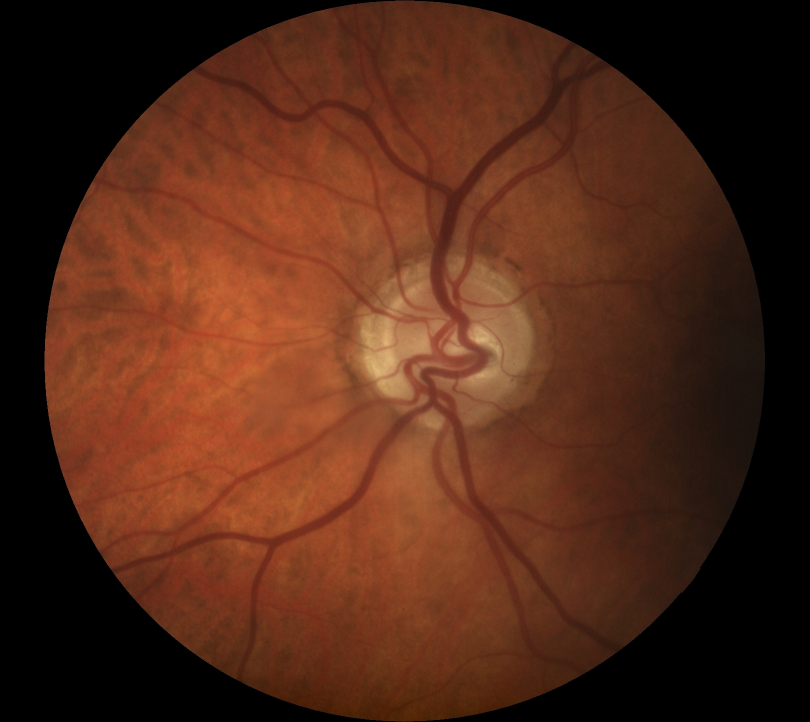
#> input picture MP_RetinalVesselAnalysis/MP_RetinalVesselAnalysis/dummies/Retinal_Images/12.png, 1620 x 1444 px, found by its file name (shown at 1/2 size)
$ python Quadrant.py
#> lines starting #> are read from the running program, lines starting #| are printed output that depends on the picture
import cv2
import matplotlib.pyplot as plt

# Load the retinal fundus image
image = cv2.imread("dummies/Retinal_Images/12.png")
#> image is the input picture: shape (1444, 1620, 3); mean B, G, R 23.4, 40.4, 81.1

# Define the center coordinates of the optic disc
optic_disc_center = (718,666) # Replace x and y with your actual coordinates

# Define the size of each quadrant based on the position of the center of the optic disc
h1 = optic_disc_center[1]
h2 = image.shape[0] - optic_disc_center[1]
#> h2 = 778
w1 = optic_disc_center[0]
w2 = image.shape[1] - optic_disc_center[0]
#> w2 = 902

# Extract the four quadrants of the retinal fundus image
quadrant1 = image[0:h1, 0:w1]
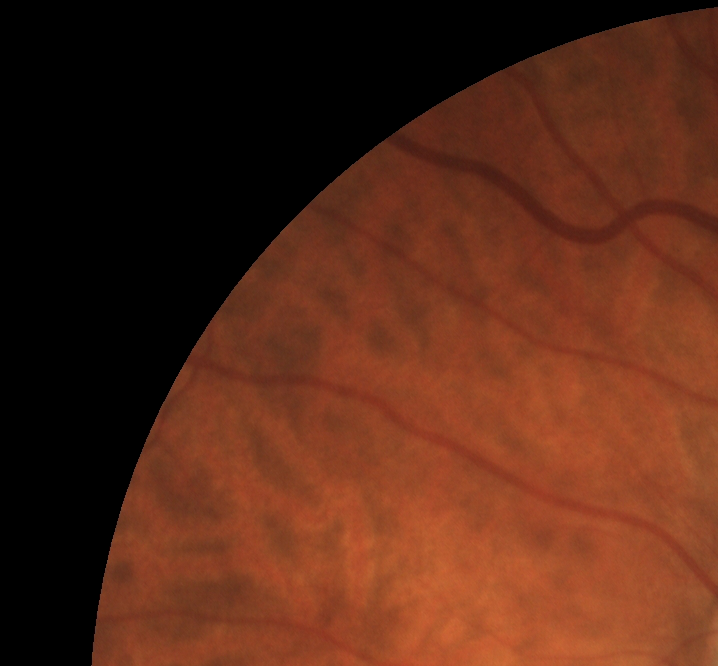
#> quadrant1: shape (666, 718, 3); mean B, G, R 23.1, 40.6, 86.2
quadrant2 = image[0:h1, w1:image.shape[1]]
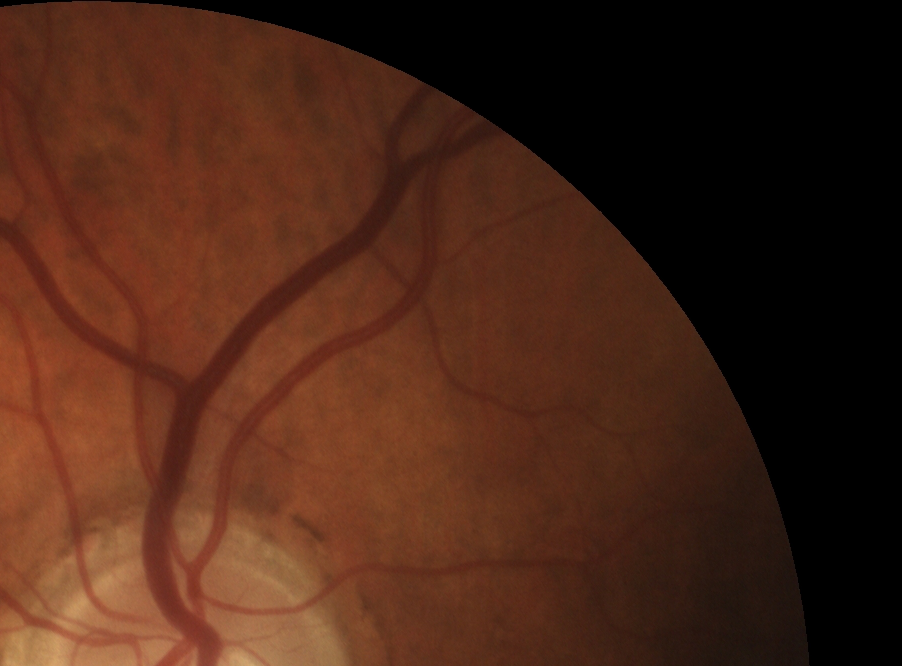
#> quadrant2: shape (666, 902, 3); mean B, G, R 22.7, 37.5, 72.6
quadrant3 = image[h1:image.shape[0], 0:w1]
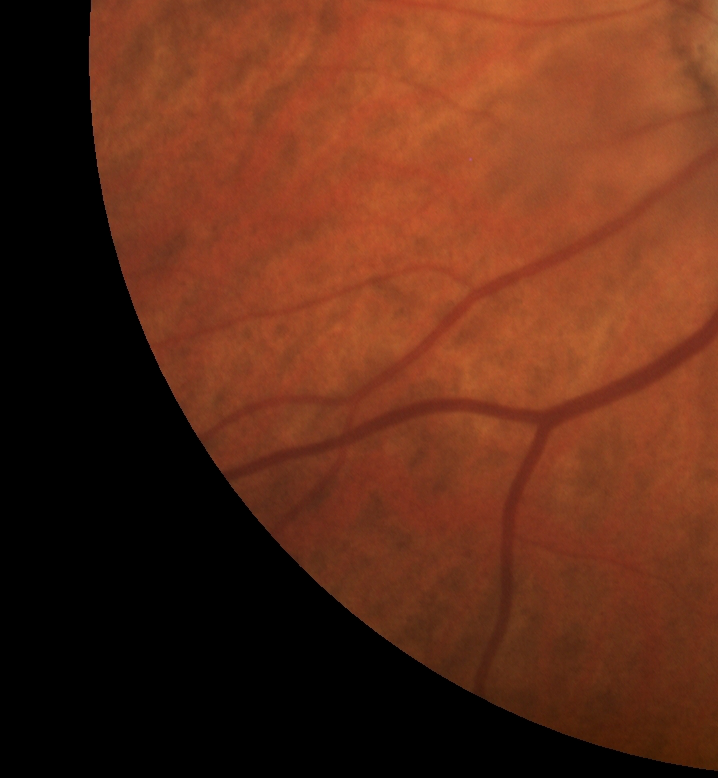
#> quadrant3: shape (778, 718, 3); mean B, G, R 24.6, 44.8, 95.5
quadrant4 = image[h1:image.shape[0], w1:image.shape[1]]
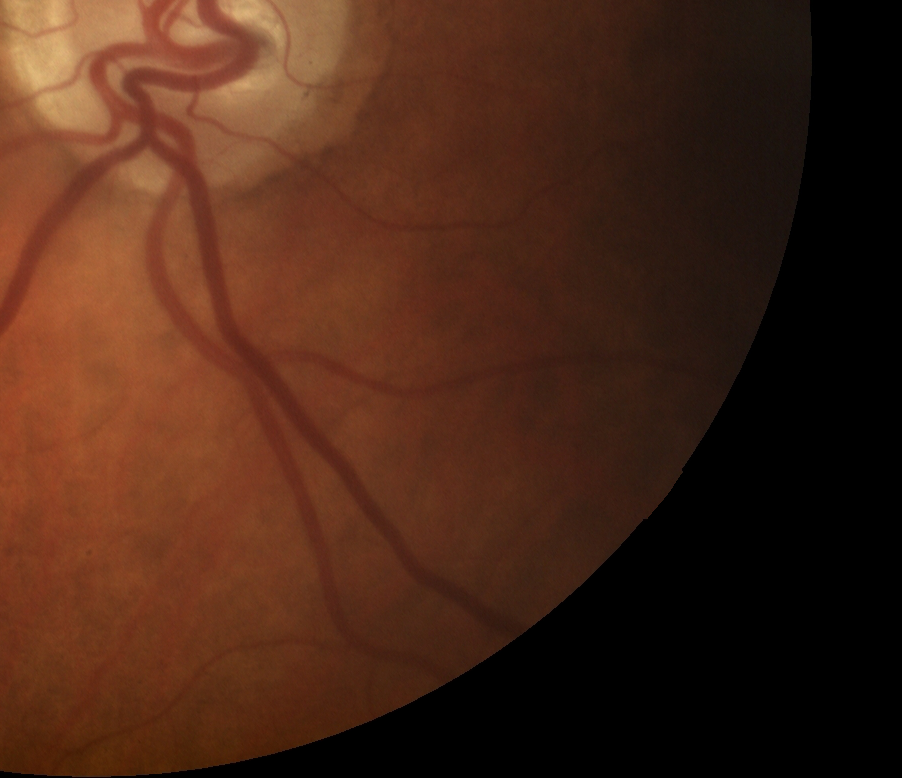
#> quadrant4: shape (778, 902, 3); mean B, G, R 23.4, 39.3, 73.6

# Display the four quadrants in separate windows
plt.figure(figsize=(8,8))
plt.subplot(2,2,1), plt.imshow(quadrant1)
plt.title("Quadrant 1"), plt.xticks([]), plt.yticks([])
plt.subplot(2,2,2), plt.imshow(quadrant2)
plt.title("Quadrant 2"), plt.xticks([]), plt.yticks([])
plt.subplot(2,2,3), plt.imshow(quadrant3)
plt.title("Quadrant 3"), plt.xticks([]), plt.yticks([])
plt.subplot(2,2,4), plt.imshow(quadrant4)
plt.title("Quadrant 4"), plt.xticks([]), plt.yticks([])
plt.show()
#> figure, not shown here; B, G, R data is drawn as R, G, B

$ run again, with MP_RetinalVesselAnalysis/MP_RetinalVesselAnalysis/dummies/Retinal_Images/111.png copied over MP_RetinalVesselAnalysis/MP_RetinalVesselAnalysis/dummies/Retinal_Images/12.png
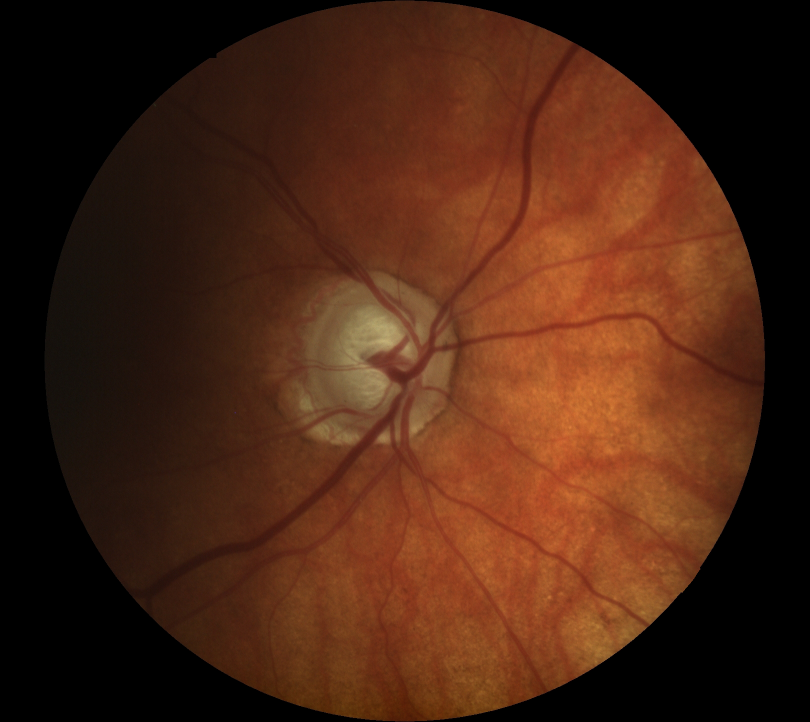
#> input picture MP_RetinalVesselAnalysis/MP_RetinalVesselAnalysis/dummies/Retinal_Images/111.png, 1620 x 1444 px, found by its file name (shown at 1/2 size)
#> image is the input picture: shape (1444, 1620, 3); mean B, G, R 19.3, 37, 73.5
#> `quadrant3 = image[h1:image.shape[0], 0:w1]`:
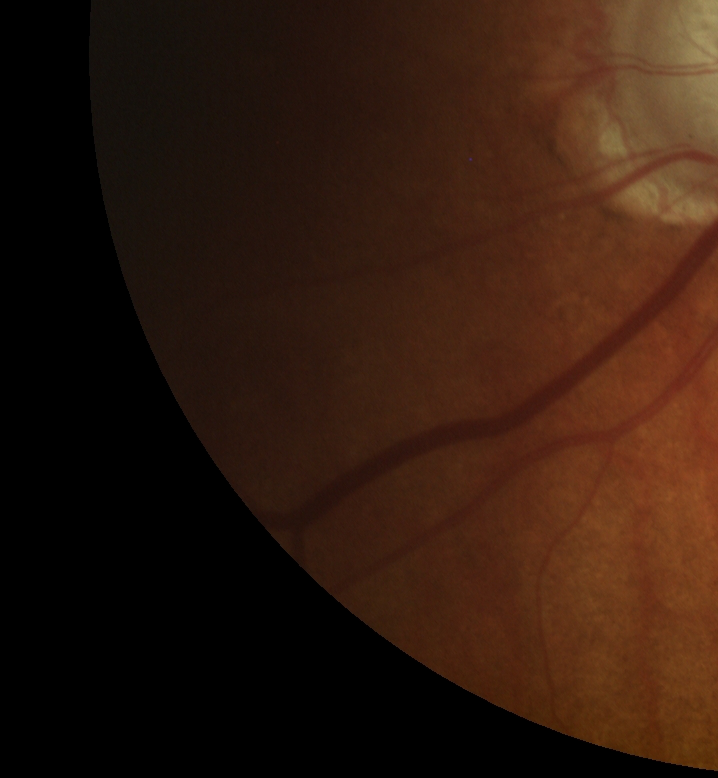
#> quadrant3: shape (778, 718, 3); mean B, G, R 14.1, 26.1, 48.4
#> `quadrant4 = image[h1:image.shape[0], w1:image.shape[1]]`:
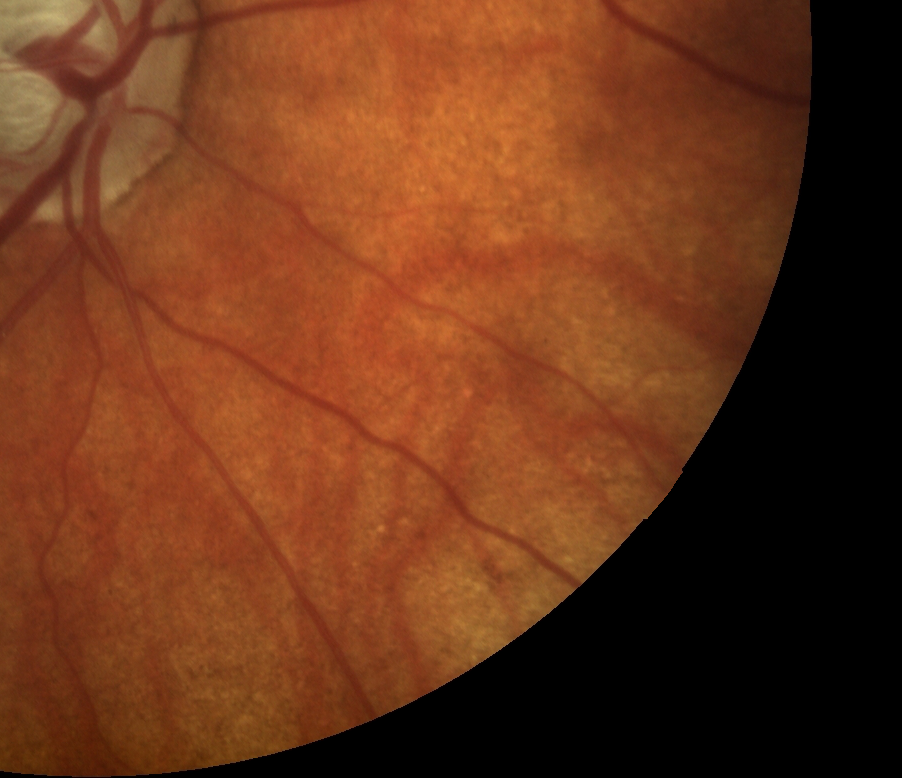
#> quadrant4: shape (778, 902, 3); mean B, G, R 26.6, 53.8, 106.3

$ run again, with MP_RetinalVesselAnalysis/MP_RetinalVesselAnalysis/dummies/Retinal_Images/15.png copied over MP_RetinalVesselAnalysis/MP_RetinalVesselAnalysis/dummies/Retinal_Images/12.png
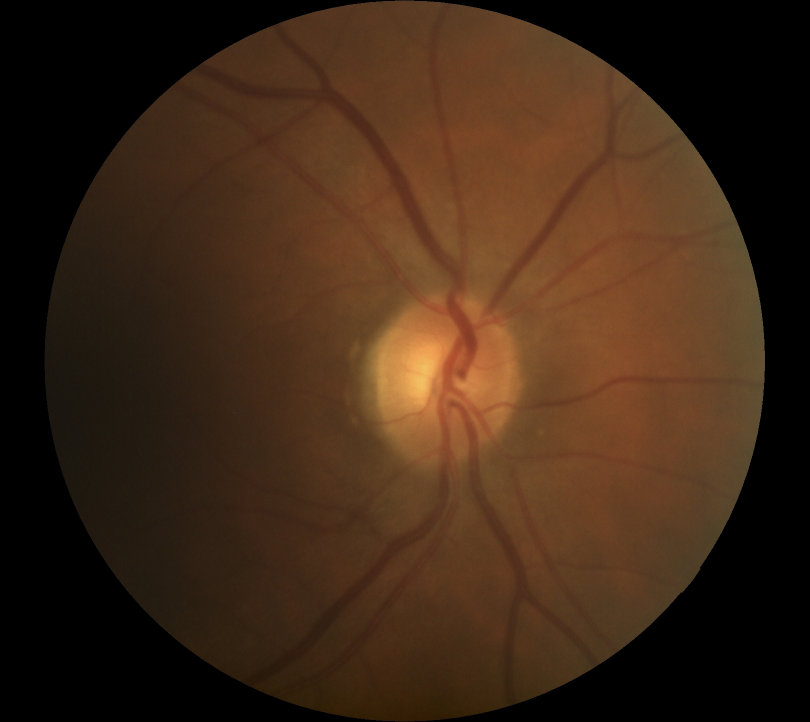
#> input picture MP_RetinalVesselAnalysis/MP_RetinalVesselAnalysis/dummies/Retinal_Images/15.png, 1620 x 1444 px, found by its file name (shown at 1/2 size)
#> image is the input picture: shape (1444, 1620, 3); mean B, G, R 22.5, 39.8, 62.4
#> `quadrant3 = image[h1:image.shape[0], 0:w1]`:
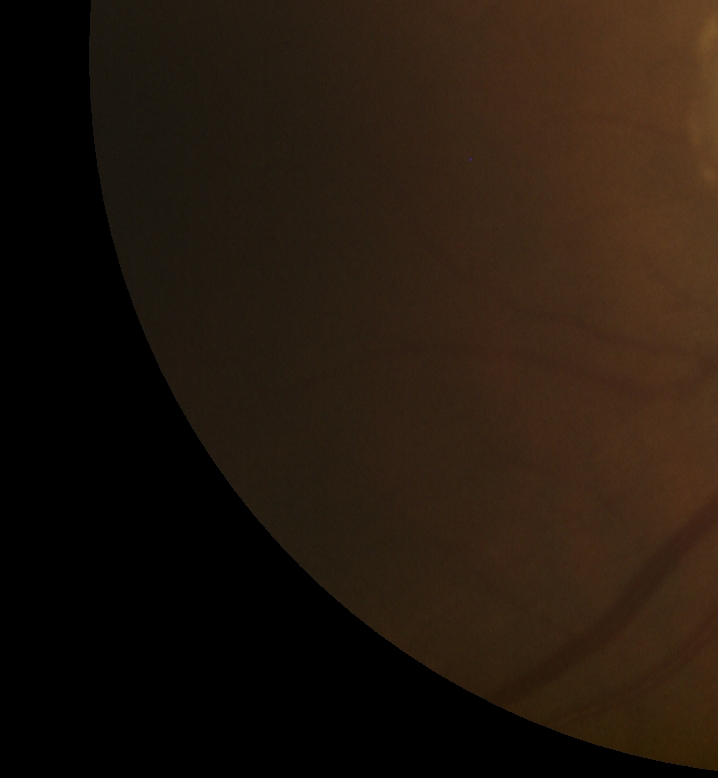
#> quadrant3: shape (778, 718, 3); mean B, G, R 13.7, 23.9, 35.8
#> `quadrant4 = image[h1:image.shape[0], w1:image.shape[1]]`:
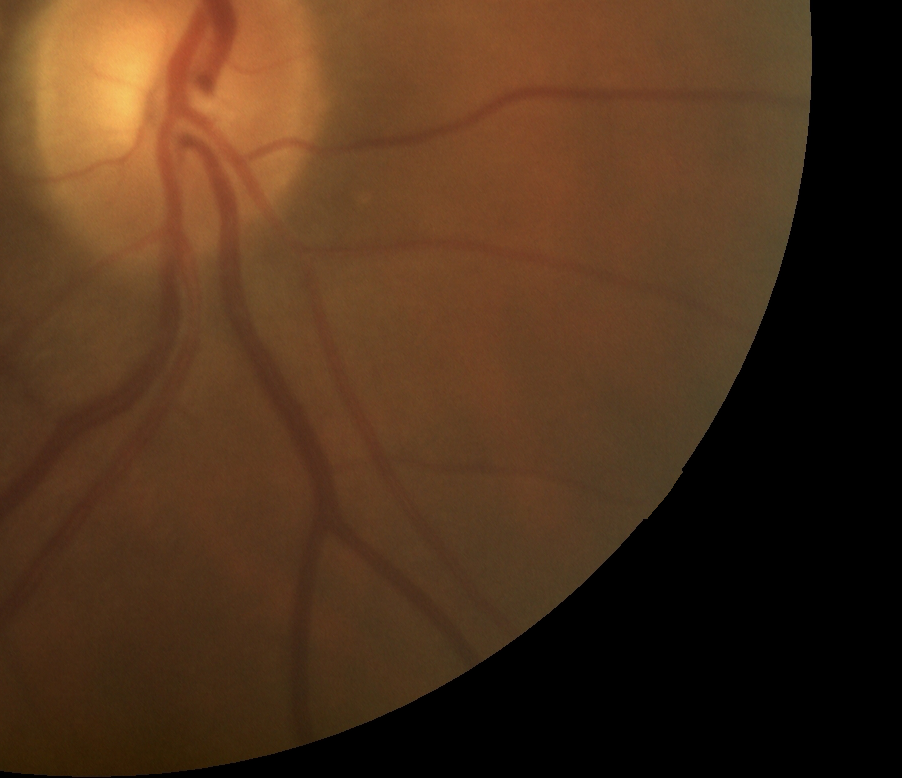
#> quadrant4: shape (778, 902, 3); mean B, G, R 27.9, 50.2, 78.3
